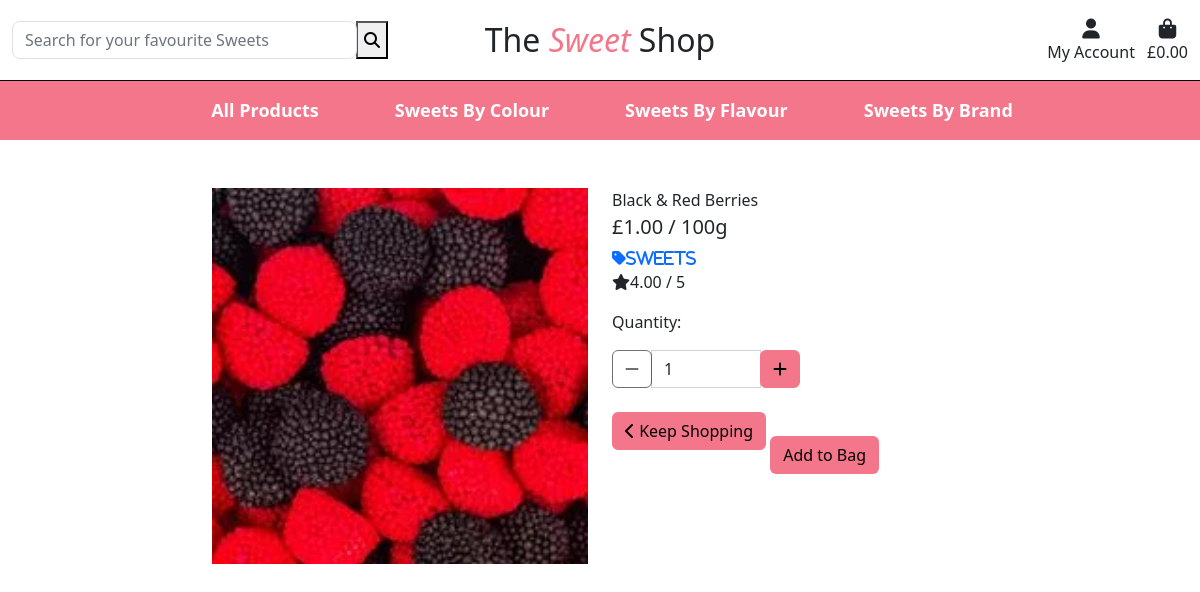
Page /products/7/ on the committed database.
### products/models.py (models this page shows, shortened)
class Product(models.Model):
    category = models.ForeignKey('Category', null=True, blank=True, on_delete=models.SET_NULL)
    name = models.CharField(max_length=254)
    description = models.TextField(null=True, blank=True)
    price = models.DecimalField(max_digits=6, decimal_places=2)
    color = models.CharField(max_length=254, null=True, blank=True)
    flavour = models.CharField(max_length=254, null=True, blank=True)
    brand = models.CharField(max_length=254, null=True, blank=True)
    vegetarian = models.BooleanField()
    rating = models.DecimalField(max_digits=6, decimal_places=2, null=True, blank=True)
    image = models.ImageField(null=True, blank=True)

class Category(models.Model):
    class Meta:
        verbose_name_plural = 'Categories'
    name = models.CharField(max_length=254)
    friendly_name = models.CharField(max_length=254, null=True, blank=True)

### products/views.py (the view)
# urls.py: path('<int:product_id>/', views.product_detail, name='product_detail'),
def product_detail(request, product_id):
    product = get_object_or_404(Product, pk=product_id)
    context = {
        'product': product,
    }
    return render(request, 'products/product_detail.html', context)

### shopping_bag/contexts.py (called while the page is built, shortened)
def shopping_bag_contents(request):
    shopping_bag_items = []
    total = 0
    product_count = 0
    shopping_bag = request.session.get('shopping_bag', {})
    grand_total = total
    context = {
        'shopping_bag_items': shopping_bag_items,
        'total': total,
        'product_count': product_count,
        'grand_total': grand_total,
    }
    return context

### products/templates/products/product_detail.html (shortened to what this page needs)
{% extends "base.html" %}
{% load static %}
{% block content %}
<div class="container-fluid push-down">
    <div class="row">
        <div class="col-12 col-md-6 col-lg-4 offset-lg-2">
            <div class="image-container my-5">
                {% if product.image %}
                <a href="{{ product.image.url }}" target="_blank">
                    <img class="card-img-top img-fluid" src="{{ product.image.url }}" alt="{{ product.name }}">
                </a>
                {% else %}
                <a href="">
                    <img src="{{ MEDIA }}noimage.png" alt="{{ product.name }}">
                </a>
                {% endif %}
            </div>
        </div>
        <div class="col-12 col-md-6 col-lg-4">
            <div class="mb-5 mt-md-5">
                <p class="mb-0">{{ product.name }}</p>
                <p class="lead mb-0">£{{ product.price }} / 100g</p>
                {% if product.category %}
                <p class="mt-1 mb-0">
                    <a href="{% url 'products' %}?category={{ product.category.name }}">
                        <i class="fas fa-tag mr-1">{{ product.category.friendly_name }}</i>
                    </a>
                </p>
                {% endif %}
                {% if product.rating %}
                    <p><i class="fas fa-star mr-1"></i>{{ product.rating }} / 5</p>
                {% else %}
                    <p>No Rating</p>
                {% endif %}
                <form action="{% url 'add_to_shopping_bag' product.id %}" method="POST">
                    <div class="form-row">
                        <div class="col-12">
                            <p class="mt-3">Quantity:</p>
                            <div class="form-group w-50">
                                <div class="input-group">
                                    <div class="input-group-prepend">
                                        <button class="decrement-quantity btn" data-item_id="{{ product.id }}" id="decrement-quantity_{{ product.id }}">
                                            <span>
                                                <i class="fas fa-minus"></i>
                                            </span>
                                        </button>
                                    </div>
                                    <input class="form-control quantity_input" type="number" name="quantity" value="1" min="1" max="30" data-item_id="{{ product.id }}" id="id_quantity_{{ product.id }}">
                                    <div class="input-group-append">
                                        <button class="increment-quantity btn" data-item_id="{{ product.id }}" id="increment-quantity_{{ product.id }}">
                                            <span>
                                                <i class="fas fa-plus"></i>
                                            </span>
                                        </button>
                                    </div>
                                </div>
                            </div>
                        </div>
                        <div class="col-12">
                            <a class="btn" href="{% url 'products' %}">
                                <span>
                                    <i class="fas fa-chevron-left"></i>
                                </span>
                                <span>Keep Shopping</span>
                            </a>
                            <input class="btn mt-5" type="submit" value="Add to Bag">
                        </div>
                    </div>
                </form>
            </div>
        </div>
    </div>
</div>
{% endblock %}

### static/css/base.css (style rules this page uses)
.push-down { margin-top: 140px; }
.btn { background-color: #f4768a; color: black; }

### rows in the picture
Product: image (picture), name "Black & Red Berries", price "1.00", category.friendly_name "Sweets", rating "4.00"
